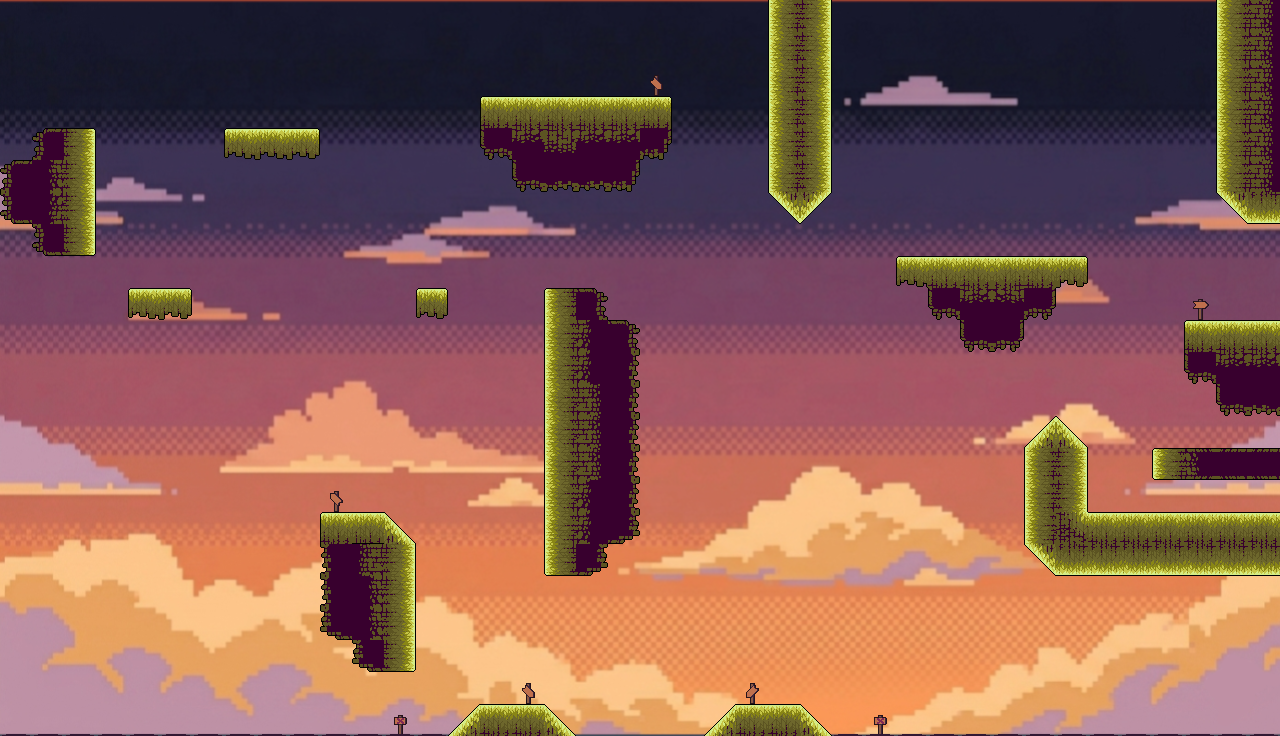

This game map was drawn from its Tiled (.tmx) file and the tilesets committed beside it. A one-line description and the full map source follow:
An orthogonal 40x23 tile map with 32x32 px tiles, 2 tile layers (Capa de patrones 2, Platforms), 6 tilesets, 1 image layer.

<map version="1.10" tiledversion="1.12.1" orientation="orthogonal" renderorder="right-down" width="40" height="23" tilewidth="32" tileheight="32" infinite="0" nextlayerid="4" nextobjectid="1">
 <tileset firstgid="1" source="Tileset_cielo.tsx" />
 <tileset firstgid="97" source="Tileset_Cielo_girado.tsx" />
 <tileset firstgid="193" source="Tileset_Tierra_.tsx" />
 <tileset firstgid="289" source="CartelArriba.tsx" />
 <tileset firstgid="290" source="CartelAbajo.tsx" />
 <tileset firstgid="291" source="Decoracion/Señales.tsx" />
 <imagelayer id="2" name="Capa de Imagen 1">
  <image source="../Mapas/Cielo arriba.png" width="1280" height="736" />
 </imagelayer>
 <layer id="3" name="Capa de patrones 2" width="40" height="23">
  <data encoding="csv">
0,0,0,0,0,0,0,0,0,0,0,0,0,0,0,0,0,0,0,0,0,0,0,0,0,0,0,0,0,0,0,0,0,0,0,0,0,0,0,0,
0,0,0,0,0,0,0,0,0,0,0,0,0,0,0,0,0,0,0,0,0,0,0,0,0,0,0,0,0,0,0,0,0,0,0,0,0,0,0,0,
0,0,0,0,0,0,0,0,0,0,0,0,0,0,0,0,0,0,0,0,298,0,0,0,0,0,0,0,0,0,0,0,0,0,0,0,0,0,0,0,
0,0,0,0,0,0,0,0,0,0,0,0,0,0,0,0,0,0,0,0,0,0,0,0,0,0,0,0,0,0,0,0,0,0,0,0,0,0,0,0,
0,0,0,0,0,0,0,0,0,0,0,0,0,0,0,0,0,0,0,0,0,0,0,0,0,0,0,0,0,0,0,0,0,0,0,0,0,0,0,0,
0,0,0,0,0,0,0,0,0,0,0,0,0,0,0,0,0,0,0,0,0,0,0,0,0,0,0,0,0,0,0,0,0,0,0,0,0,0,0,0,
0,0,0,0,0,0,0,0,0,0,0,0,0,0,0,0,0,0,0,0,0,0,0,0,0,0,0,0,0,0,0,0,0,0,0,0,0,0,0,0,
0,0,0,0,0,0,0,0,0,0,0,0,0,0,0,0,0,0,0,0,0,0,0,0,0,0,0,0,0,0,0,0,0,0,0,0,0,0,0,0,
0,0,0,0,0,0,0,0,0,0,0,0,0,0,0,0,0,0,0,0,0,0,0,0,0,0,0,0,0,0,0,0,0,0,0,0,0,0,0,0,
0,0,0,0,0,0,0,0,0,0,0,0,0,0,0,0,0,0,0,0,0,0,0,0,0,0,0,0,0,0,0,0,0,0,0,0,0,291,0,0,
0,0,0,0,0,0,0,0,0,0,0,0,0,0,0,0,0,0,0,0,0,0,0,0,0,0,0,0,0,0,0,0,0,0,0,0,0,0,0,0,
0,0,0,0,0,0,0,0,0,0,0,0,0,0,0,0,0,0,0,0,0,0,0,0,0,0,0,0,0,0,0,0,0,0,0,0,0,0,0,0,
0,0,0,0,0,0,0,0,0,0,0,0,0,0,0,0,0,0,0,0,0,0,0,0,0,0,0,0,0,0,0,0,0,0,0,0,0,0,0,0,
0,0,0,0,0,0,0,0,0,0,0,0,0,0,0,0,0,0,0,0,0,0,0,0,0,0,0,0,0,0,0,0,0,0,0,0,0,0,0,0,
0,0,0,0,0,0,0,0,0,0,0,0,0,0,0,0,0,0,0,0,0,0,0,0,0,0,0,0,0,0,0,0,0,0,0,0,0,0,0,0,
0,0,0,0,0,0,0,0,0,0,297,0,0,0,0,0,0,0,0,0,0,0,0,0,0,0,0,0,0,0,0,0,0,0,0,0,0,0,0,0,
0,0,0,0,0,0,0,0,0,0,0,0,0,0,0,0,0,0,0,0,0,0,0,0,0,0,0,0,0,0,0,0,0,0,0,0,0,0,0,0,
0,0,0,0,0,0,0,0,0,0,0,0,0,0,0,0,0,0,0,0,0,0,0,0,0,0,0,0,0,0,0,0,0,0,0,0,0,0,0,0,
0,0,0,0,0,0,0,0,0,0,0,0,0,0,0,0,0,0,0,0,0,0,0,0,0,0,0,0,0,0,0,0,0,0,0,0,0,0,0,0,
0,0,0,0,0,0,0,0,0,0,0,0,0,0,0,0,0,0,0,0,0,0,0,0,0,0,0,0,0,0,0,0,0,0,0,0,0,0,0,0,
0,0,0,0,0,0,0,0,0,0,0,0,0,0,0,0,0,0,0,0,0,0,0,0,0,0,0,0,0,0,0,0,0,0,0,0,0,0,0,0,
0,0,0,0,0,0,0,0,0,0,0,0,0,0,0,0,298,0,0,0,0,0,0,300,0,0,0,0,0,0,0,0,0,0,0,0,0,0,0,0,
0,0,0,0,0,0,0,0,0,0,0,0,299,0,0,0,0,0,0,0,0,0,0,0,0,0,0,299,0,0,0,0,0,0,0,0,0,0,0,0
</data>
 </layer>
 <layer id="1" name="Platforms" width="40" height="23">
  <data encoding="csv">
0,0,0,0,0,0,0,0,0,0,0,0,0,0,0,0,0,0,0,0,0,0,0,0,3221225584,112,0,0,0,0,0,0,0,0,0,0,0,0,3221225584,3221225591,
0,0,0,0,0,0,0,0,0,0,0,0,0,0,0,0,0,0,0,0,0,0,0,0,3221225584,112,0,0,0,0,0,0,0,0,0,0,0,0,3221225584,3221225591,
0,0,0,0,0,0,0,0,0,0,0,0,0,0,0,0,0,0,0,0,0,0,0,0,3221225584,112,0,0,0,0,0,0,0,0,0,0,0,0,3221225584,3221225591,
0,0,0,0,0,0,0,0,0,0,0,0,0,0,0,1,2,2,2,2,3,0,0,0,3221225584,112,0,0,0,0,0,0,0,0,0,0,0,0,3221225584,3221225591,
0,2684354616,104,0,0,0,0,49,50,51,0,0,0,0,0,1610612892,1610612847,1610612855,1610612847,1610612847,1610612908,0,0,0,3221225584,112,0,0,0,0,0,0,0,0,0,0,0,0,3221225584,3221225591,
2684354616,2684354574,112,0,0,0,0,0,0,0,0,0,0,0,0,0,1610612892,1610612900,1610612900,1610612908,0,0,0,0,3221225584,112,0,0,0,0,0,0,0,0,0,0,0,0,3221225584,3221225591,
3758096440,3758096398,112,0,0,0,0,0,0,0,0,0,0,0,0,0,0,0,0,0,0,0,0,0,3221225514,3221225515,0,0,0,0,0,0,0,0,0,0,0,0,3221225514,3221225474,
0,3758096440,120,0,0,0,0,0,0,0,0,0,0,0,0,0,0,0,0,0,0,0,0,0,0,0,0,0,0,0,0,0,0,0,0,0,0,0,0,0,
0,0,0,0,0,0,0,0,0,0,0,0,0,0,0,0,0,0,0,0,0,0,0,0,0,0,0,0,49,2,2,2147483650,2,51,0,0,0,0,0,0,
0,0,0,0,49,51,0,0,0,0,0,0,0,52,0,0,0,2147483752,2147483804,0,0,0,0,0,0,0,0,0,0,56,14,2147483662,2147483704,0,0,0,0,0,0,0,
0,0,0,0,0,0,0,0,0,0,0,0,0,0,0,0,0,3221225584,2147483759,2147483804,0,0,0,0,0,0,0,0,0,0,56,2147483704,0,0,0,0,0,1,2,2,
0,0,0,0,0,0,0,0,0,0,0,0,0,0,0,0,0,3221225584,2147483759,2147483812,0,0,0,0,0,0,0,0,0,0,0,0,0,0,0,0,0,56,14,14,
0,0,0,0,0,0,0,0,0,0,0,0,0,0,0,0,0,3221225584,2147483767,2147483812,0,0,0,0,0,0,0,0,0,0,0,0,0,0,0,0,0,0,56,2147483705,
0,0,0,0,0,0,0,0,0,0,0,0,0,0,0,0,0,3221225584,2147483767,2147483812,0,0,0,0,0,0,0,0,0,0,0,0,43,42,0,0,0,0,0,0,
0,0,0,0,0,0,0,0,0,0,0,0,0,0,0,0,0,3221225584,2147483767,2147483812,0,0,0,0,0,0,0,0,0,0,0,0,3221225584,112,0,0,3221225608,3221225607,188,188,
0,0,0,0,0,0,0,0,0,0,0,0,0,0,0,0,0,3221225584,2147483759,2147483812,0,0,0,0,0,0,0,0,0,0,0,0,3221225584,112,0,0,0,0,0,0,
0,0,0,0,0,0,0,0,0,0,1,7,42,0,0,0,0,3221225584,2147483759,2147483820,0,0,0,0,0,0,0,0,0,0,0,0,3221225584,1610612876,2,2,2,2,2,2,
0,0,0,0,0,0,0,0,0,0,164,119,112,0,0,0,0,2147483768,2147483820,0,0,0,0,0,0,0,0,0,0,0,0,0,3221225514,3221225474,3221225474,3221225474,3221225474,3221225474,3221225474,3221225474,
0,0,0,0,0,0,0,0,0,0,164,111,112,0,0,0,0,0,0,0,0,0,0,0,0,0,0,0,0,0,0,0,0,0,0,0,0,0,0,0,
0,0,0,0,0,0,0,0,0,0,172,111,112,0,0,0,0,0,0,0,0,0,0,0,0,0,0,0,0,0,0,0,0,0,0,0,0,0,0,0,
0,0,0,0,0,0,0,0,0,0,0,172,120,0,0,0,0,0,0,0,0,0,0,0,0,0,0,0,0,0,0,0,0,0,0,0,0,0,0,0,
0,0,0,0,0,0,0,0,0,0,0,0,0,0,0,0,0,0,0,0,0,0,0,0,0,0,0,0,0,0,0,0,0,0,0,0,0,0,0,0,
282,282,282,282,282,282,282,282,282,282,282,282,282,282,43,2,2,42,0,0,0,0,43,2,2,42,282,282,282,282,282,282,282,282,282,282,282,282,282,282
</data>
 </layer>
</map>
